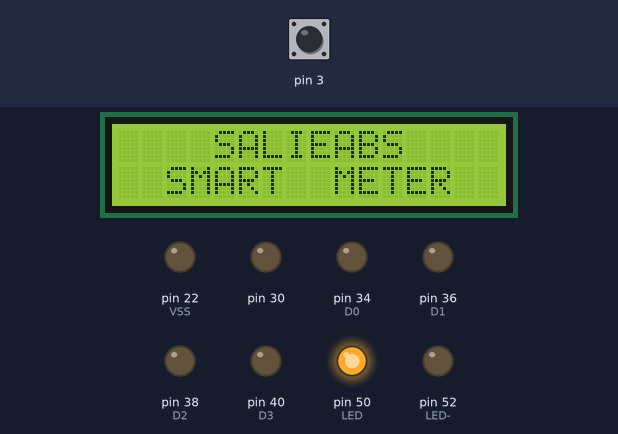
Bench run of a sketch on a simulated Arduino Mega 2560, built with avr-gcc and run on an emulated ATmega2560. Shown: 16×2 character LCD, output pins drawn as LEDs (lit = HIGH). Inputs (shaded band) come from the test bench; at power-on: pin 3 HIGH. EEPROM starts erased; pins used as bus, display or sensor lines are not drawn; what the sketch prints to the serial monitor is not drawn.

Above: at 15.1 s.
At 36.2 s:
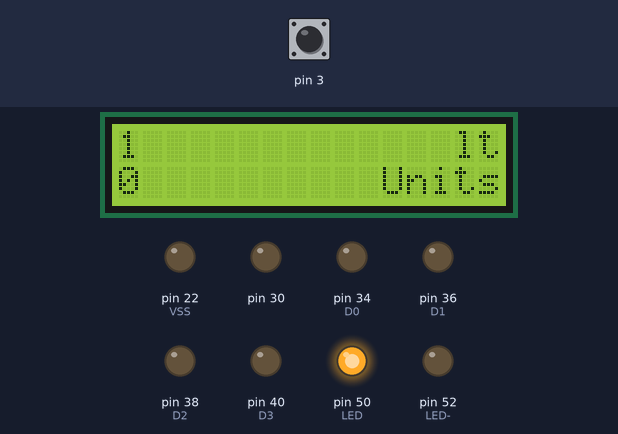
At 57.2 s:
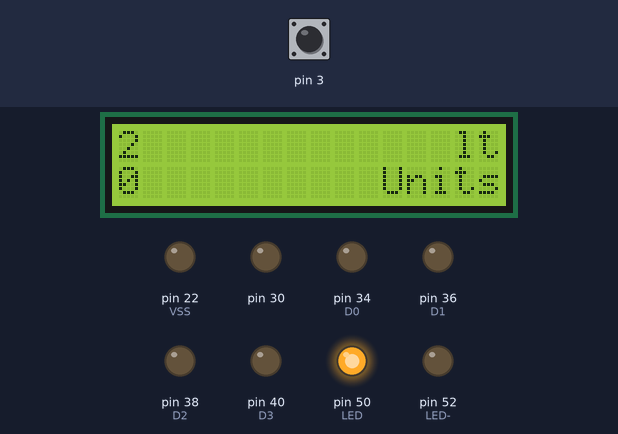
At 78.2 s:
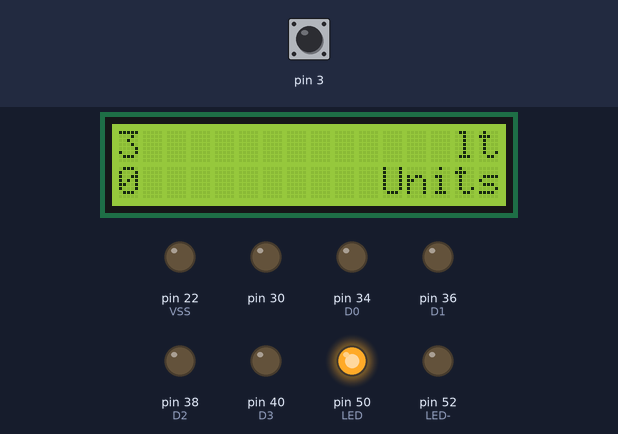
At 99.3 s:
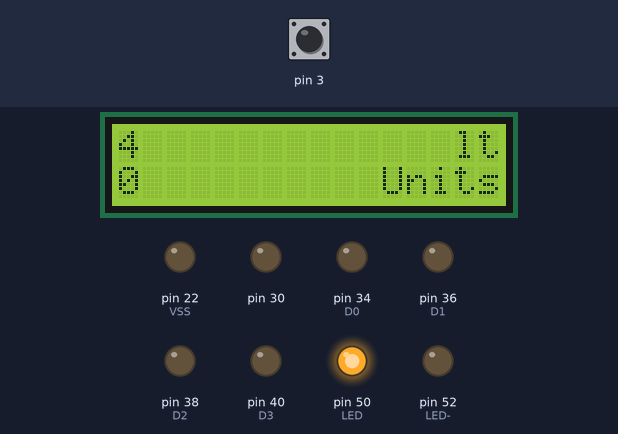
At 120.3 s:
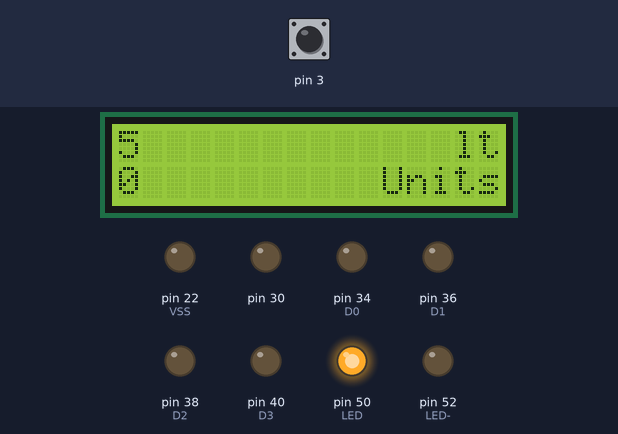

The sketch:

flow_meter_EEprom_NoRTC_ver1_6_HAL_AT.ino
```cpp
#include <LiquidCrystal.h>
/*#include "SIM900.h"          //Include library for SIM900 GSM modem
#include "inetGSM.h"        //Include library for GPRS
#include "sms.h"            //include library for SMS
#include "call.h"*/
#include <SoftwareSerial.h>
#include<Wire.h>
#include <OneWire.h>
#include <EEPROM.h>
#include <String.h>
char addr[10]={'0','1','2','3','4','5','6','7','8','9'};


char Size;
char value[30];

char result_Bit_13,result_Bit_12,result_Bit_11,result_Bit_10,result_Bit_9,result_Bit_8,result_Bit_7,result_Bit_6,result_Bit_5,result_Bit_4,result_Bit_3,result_Bit_2,result_Bit_1,result_Bit_0;

String result;
unsigned long lit_EEPROM;

double litres;        //Serial 0 value in website
String Litre_Str;          //Litre string
unsigned long litres_long=0;
String lit_total;           //Sum value String
//double Sum;                  //Sum of litres
unsigned long Sum;
char Litre_chr[40];
unsigned long units;
String units_str;

int flag=1;              //One time execution flag for manipulation
int condition=0;

//char Number[]="+918682846199";
unsigned long PreviousTime=0;
unsigned long CurrentTime=0;
unsigned long  sensorValue = 0;        // value read from the pot


boolean started = false;

int devID = 12;
String jsn;

LiquidCrystal lcd(28, 32, 42, 44, 46, 48);
unsigned long FlowFrequency=0;


int AdapterValue=0;
int BatteryValue=0;
String Power;


void setup()
{

  Serial.begin(9600);
  Serial1.begin(2400);
  delay(15000);
  Serial.println("Setup_begin");
  pinMode(8, INPUT);             //Adapter pin reading
  pinMode(9, INPUT);            //Battery pin reading
  pinMode(22,OUTPUT);   //VSS
  digitalWrite(22,LOW);
  pinMode(24,OUTPUT);   //Vcc
  digitalWrite(24,HIGH);
 //pinMode(26,OUTPUT);   //Vee
  //digitalWrite(26,LOW);
  pinMode(30,OUTPUT);   //R/W
  digitalWrite(30,LOW);
  pinMode(34,OUTPUT);   //D0
  digitalWrite(34,LOW);
  pinMode(36,OUTPUT);   //D1
  digitalWrite(36,LOW);
  pinMode(38,OUTPUT);   //D2
  digitalWrite(38,LOW);
  pinMode(40,OUTPUT);   //D3
  digitalWrite(40,LOW);
  pinMode(50,OUTPUT);   //LED+
  digitalWrite(50,HIGH);
  pinMode(52,OUTPUT);   //LED-
  digitalWrite(52,LOW);
  lcd.begin(16, 2);
  lcd.clear();
  lcd.setCursor(4, 0);
  lcd.print("SALIEABS");
  lcd.setCursor(0, 1);
  lcd.print("  SMART  METER  ");
  Eepromread();
  pinMode(3,INPUT_PULLUP);
  attachInterrupt(1, check,FALLING);
  Serial.println("Setup_End");
  //delay(10000);
}

void check()
{
  FlowFrequency++;
}

void loop()
{
  flowCal();
  //delay(500);
  EepromWrite();
  //PowerReading();
  print2Serial();
  showLCD(Sum,units);
  CurrentTime=millis();
  if(CurrentTime-PreviousTime>=3600000)             //43200000 for half day  //86400000 for one day //21600000 for 6hrs  //3600000 for 1hr  //10800000 for 3 hors//60000 for 1 min //600000 for 10 min
  {
    falconClient(jsn);
    PreviousTime=millis();
  }
}

void Eepromread()
{
    result_Bit_9 = EEPROM.read(addr[0]);
    result_Bit_8 = EEPROM.read(addr[1]);
    result_Bit_7 = EEPROM.read(addr[2]);
    result_Bit_6 = EEPROM.read(addr[3]);
    result_Bit_5 = EEPROM.read(addr[4]);
    result_Bit_4 = EEPROM.read(addr[5]);
    result_Bit_3 = EEPROM.read(addr[6]);
    result_Bit_2 = EEPROM.read(addr[7]);
    result_Bit_1 = EEPROM.read(addr[8]);
    result_Bit_0 = EEPROM.read(addr[9]);
   char temp[30]={result_Bit_9,result_Bit_8,result_Bit_7,result_Bit_6,result_Bit_5,result_Bit_4,result_Bit_3,result_Bit_2,result_Bit_1,result_Bit_0};
  // Serial.println(temp);
   Sum =atol(temp);
   //Serial.println(litres_long);
   result=String(litres_long);
   //Serial.println(result);


}


void flowCal()
{
     //delay(10000);
    Serial.println("FLOW CAl Begin");
      for(int i=1;i<=2;i++)
    {
      delay(10000);
    }
   litres_long=FlowFrequency;

    Litre_Str=String(litres_long);
    Sum=Sum+litres_long+1;                                                           //just for check
    //Sum=Sum+litres_long;
    Litre_Str=String(litres_long);
    lit_total=String(Sum);
    units=(Sum/1000);
    units_str=String(units);
    FlowFrequency=0;
    jsn = "AT+HTTPPARA=\"URL\",\"http://track.salieabs.com/json/AddTrackDetails.aspx?deviceid=";
    jsn = jsn + devID + "&analog0=" + lit_total + "&analog1="+ units_str +"&analog2=0&analog3=0&analog4=0&analog5=0&digital0=0&digital1=0&digital2=0&digital3=0&digital4=0&digital5=0&serial0=A&serial1=0&serial2=0&serial3=0&latitude=+1130.6059&longitude=+7806.0677&keypad=0&customstring=SCMC%20falcon%20message1\"";
    Serial.println("FLOW CAl END");
}


void EepromWrite()
{
  lit_total.toCharArray(value,11);

 for (int i=0; i<11; i++)
  {

    EEPROM.write(addr[i], value[i]);
  }
  delay(1000);
}


void showLCD(unsigned long thisSample,unsigned long cumulative)
{
  lcd.clear();
  lcd.setCursor(14, 0);
  lcd.print("lt");
  lcd.setCursor(0, 0);
  lcd.print(thisSample);
  lcd.setCursor(11, 1);
  lcd.print("Units");
  lcd.setCursor(0, 1);
  lcd.print(cumulative);
}


/*void PowerReading()
{

  AdapterValue = digitalRead(8);
  //BatteryValue = digitalRead(9);
  Power=String(AdapterValue);

}*/


void print2Serial()
{
  Serial.print(Sum);
  Serial.print(",");
  Serial.println(units);
  //Serial.println(lit_total);
}
void parseCmd(String command)
{
  //Serial.print("Command: ");
  //Serial.println(command);
  Serial1.println(command);
  delay(200);
  //Serial.print("Response: ");
  while(Serial1.available()>0)
  {
    Serial.print(char(Serial1.read()));
  }
}

void falconClient(String json)
{
  parseCmd("AT"); //Check AT
  parseCmd("ATE0");
  parseCmd("AT+SAPBR=3,1,\"ConType\",\"GPRS\"");  //Init GPRS
  parseCmd("AT+SAPBR=3,1,\"APN\",\"www\"");   //Init APN
  parseCmd("AT+SAPBR =1,1");    //ENable GPRS & Get IP Address
  parseCmd("AT+SAPBR=2,1");     //Check IP address
  //parseCmd("ATD9791848808;"); //dial a call
  parseCmd("AT+HTTPINIT");
  parseCmd("AT+HTTPPARA=\"CID\",1");
  parseCmd(json);
  //parseCmd("AT+HTTPPARA=\"URL\",\"http://track.salieabs.com/json/AddTrackDetails.aspx?deviceid=2&datetime=17/11/1990%2011:22:20&analog0=109&analog1=5&analog2=1&analog3=2&analog4=3&analog5=4&digital0=0&digital1=1&digital2=0&digital3=1&digital4=0&digital5=1&serial0=A&serial1=1&serial2=a&serial3=-&latitude=+1130.6059&longitude=+7806.0677&keypad=0&customstring=salieabs%20falcon%20message1\"");
  parseCmd("AT+HTTPACTION=0");
  parseCmd("AT+HTTPREAD");

  Serial.println("End of JSON Call\n\n");
  delay(5000);
}
```

Measured:
- what the display in image 0 shows lasts 21.0 s, from 15.1 s to 36.1 s
